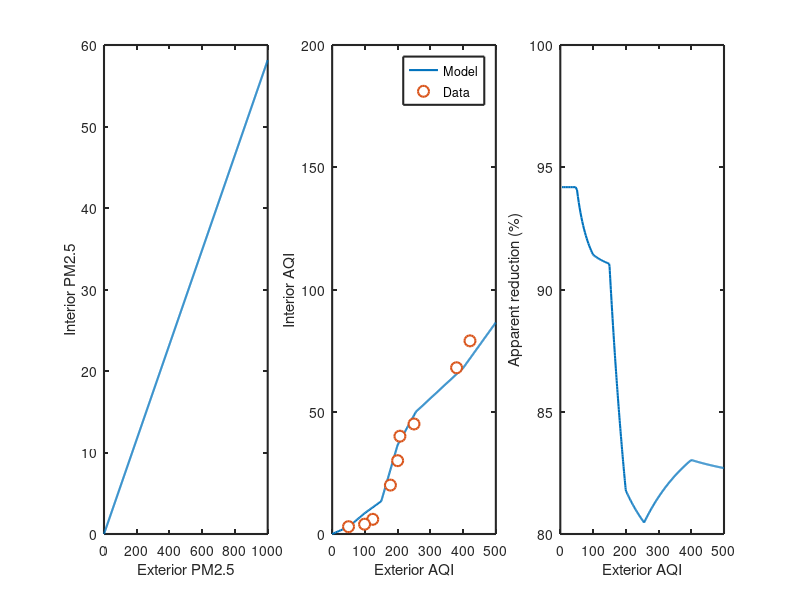

The MATLAB script that drew this image:
% Simple model to estimate your home leak rate based on indoor/outdoor AQI
% Based on smoke mass balance at steady-state
%
% Model = steady-state mass balance
% Removal rate = filterFlowRate * filterEfficiency * pmInterior
% Influx rate = (pmExterior - pmInterior) * leakageRate
% pmInterior / pmExterior = 1 / (filterFlowRate * filterEfficiency / leakRate + 1);
%
% Note that the model is for PM2.5, not AQI
% AQI is a nonlinear function of PM2.5
% The nonlinearity is most signicant in the 20-60 range
% This is why the outdoor/indoor values might jump from 150/15 to 200/35
%
% If you have indoor/outdoor AQI data you can enter them into aqiData and
% adjust the model parameters until it is a decent fit

close all
clear
clc

% Plot settings
set(0, 'DefaultLineLineWidth', 1.5);
set(0, 'DefaultAxesLineWidth', 1.5);
set(0, 'DefaultLineMarkerSize', 8);

% Settings
filterEfficiency = 0.9; % -
filterFlowRate = 1800; % cfm
leakRate = 100; % cfm
nPoints = 801; % -
pmExteriorMax = 1000; % ug/m^3

% EPA conversion from PM2.5 to AQI
pmLookup = [0 12 35.4 55.4 150.4 250.4 350.4 500.4]; % ug/m^3
aqiLookup = [0 50 100 150 200 300 400 500]; % -
aqiCalc = @(x) interp1(pmLookup, aqiLookup, x, 'linear');

% Measured data for fitting
aqiData = [421 79; 380 68; 250 45; 207 40; 200 30; 178 20; 124 6; 99 4; 50 3];

pmExterior = linspace(0, pmExteriorMax, nPoints);
pmInterior = pmExterior / (filterFlowRate * filterEfficiency / leakRate + 1);
aqiInterior = aqiCalc(pmInterior);
aqiExterior = aqiCalc(pmExterior);

% Plot results
figure('position', [150 450 3*400 300]);
subplot(1,3,1);
plot(pmExterior, pmInterior);
xlabel('Exterior PM2.5');
ylabel('Interior PM2.5');

subplot(1,3,2);
hold all;
plot(aqiExterior, aqiInterior);
plot(aqiData(:,1), aqiData(:,2), 'o', 'MarkerFaceColor', 'w');
xlabel('Exterior AQI');
ylabel('Interior AQI');
legend('Model', 'Data');
box on;

subplot(1,3,3);
hold all;
plot(aqiExterior, (1 - aqiInterior ./ aqiExterior) * 1e2);
xlabel('Exterior AQI');
ylabel('Apparent reduction (%)');
box on;
